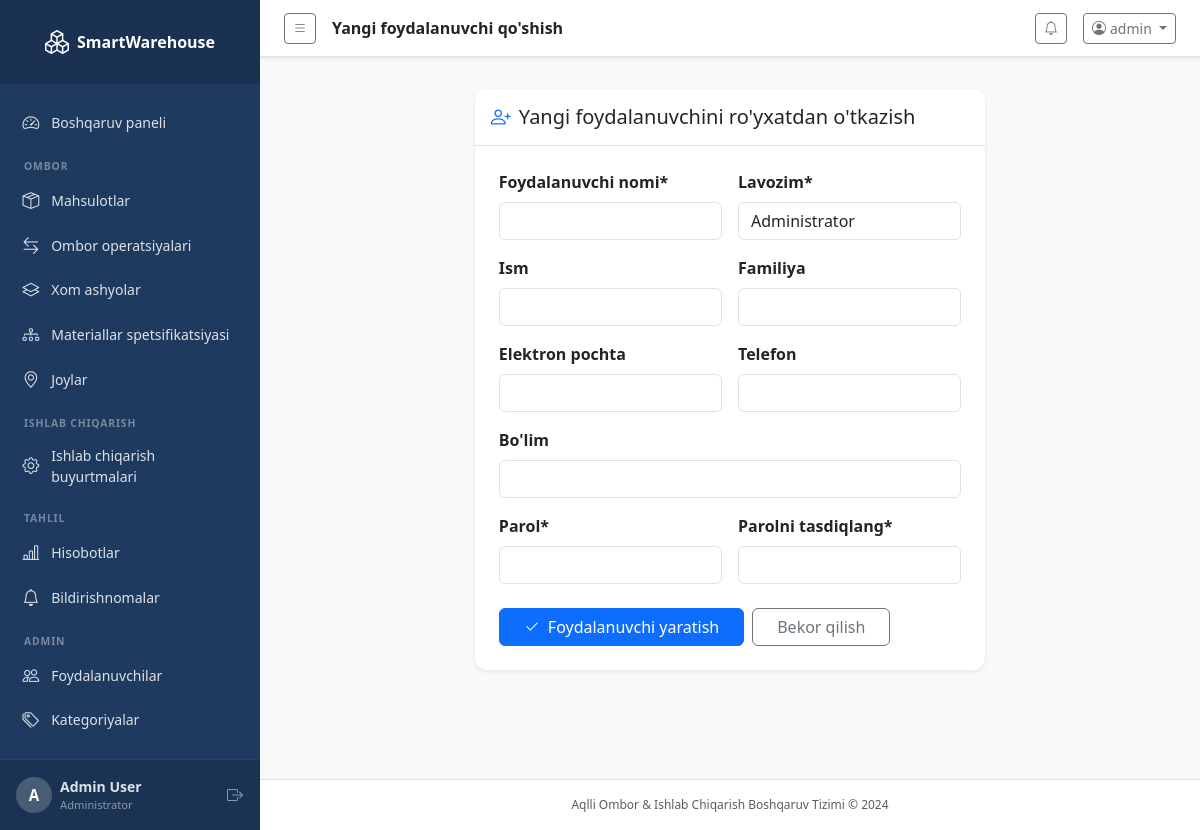
The app's page /accounts/register/ (signed in) with its own data.
### accounts/models.py (models this page shows, shortened)
class CustomUser(AbstractUser):
    ROLE_CHOICES = [
        ('admin', 'Administrator'),
        ('warehouse_manager', 'Ombor boshqaruvchisi'),
        ('production_manager', 'Ishlab chiqarish boshqaruvchisi'),
        ('worker', 'Ishchi'),
    ]
    role = models.CharField(max_length=30, choices=ROLE_CHOICES, default='worker')
    phone = models.CharField(max_length=20, blank=True)
    department = models.CharField(max_length=100, blank=True)
    is_active = models.BooleanField(default=True)
    @property
    def is_admin(self):
        return self.role == 'admin' or self.is_superuser

### accounts/views.py (the view)
# urls.py: path('register/', views.register_view, name='register'),
@login_required
@admin_required
def register_view(request):
    form = RegisterForm(request.POST or None)
    if request.method == 'POST' and form.is_valid():
        user = form.save()
        messages.success(request, f'Foydalanuvchi {user.username} muvaffaqiyatli yaratildi.')
        return redirect('accounts:users')
    return render(request, 'accounts/register.html', {'form': form})

### accounts/forms.py
class RegisterForm(UserCreationForm):
    email = forms.EmailField(
        required=True,
        widget=forms.EmailInput(attrs={'class': 'form-control'})
    )
    first_name = forms.CharField(
        widget=forms.TextInput(attrs={'class': 'form-control'})
    )
    last_name = forms.CharField(
        widget=forms.TextInput(attrs={'class': 'form-control'})
    )
    role = forms.ChoiceField(
        choices=CustomUser.ROLE_CHOICES,
        widget=forms.Select(attrs={'class': 'form-control'})
    )
    phone = forms.CharField(
        required=False,
        widget=forms.TextInput(attrs={'class': 'form-control'})
    )
    department = forms.CharField(
        required=False,
        widget=forms.TextInput(attrs={'class': 'form-control'})
    )
    class Meta:
        model = CustomUser
        fields = ('username', 'first_name', 'last_name', 'email', 'role', 'phone', 'department', 'password1', 'password2')
    def __init__(self, *args, **kwargs):
        super().__init__(*args, **kwargs)
        for field_name in ['username', 'password1', 'password2']:
            self.fields[field_name].widget.attrs['class'] = 'form-control'

### dashboard/context_processors.py (called while the page is built)
def notifications_processor(request):
    if request.user.is_authenticated:
        unread_notifications = Notification.objects.filter(is_read=False).order_by('-created_at')[:10]
        unread_count = Notification.objects.filter(is_read=False).count()
        return {
            'unread_notifications': unread_notifications,
            'unread_count': unread_count,
        }
    return {}

### templates/accounts/register.html (shortened to what this page needs)
{% extends 'base.html' %}
{% block page_title %}Yangi foydalanuvchi qo'shish{% endblock %}
{% block content %}
<div class="row justify-content-center mt-3">
  <div class="col-lg-7">
    <div class="card border-0 shadow-sm">
      <div class="card-header bg-white border-bottom py-3">
        <h5 class="mb-0"><i class="bi bi-person-plus me-2 text-primary"></i>Yangi foydalanuvchini ro'yxatdan o'tkazish</h5>
      </div>
      <div class="card-body p-4">
        <form method="post">
          <div class="row g-3">
            <div class="col-md-6">
              <label class="form-label fw-semibold">Foydalanuvchi nomi*</label>
              {{ form.username }}
            </div>
            <div class="col-md-6">
              <label class="form-label fw-semibold">Lavozim*</label>
              {{ form.role }}
            </div>
            <div class="col-md-6">
              <label class="form-label fw-semibold">Ism</label>
              {{ form.first_name }}
            </div>
            <div class="col-md-6">
              <label class="form-label fw-semibold">Familiya</label>
              {{ form.last_name }}
            </div>
            <div class="col-md-6">
              <label class="form-label fw-semibold">Elektron pochta</label>
              {{ form.email }}
            </div>
            <div class="col-md-6">
              <label class="form-label fw-semibold">Telefon</label>
              {{ form.phone }}
            </div>
            <div class="col-12">
              <label class="form-label fw-semibold">Bo'lim</label>
              {{ form.department }}
            </div>
            <div class="col-md-6">
              <label class="form-label fw-semibold">Parol*</label>
              {{ form.password1 }}
            </div>
            <div class="col-md-6">
              <label class="form-label fw-semibold">Parolni tasdiqlang*</label>
              {{ form.password2 }}
            </div>
          </div>
          <div class="d-flex gap-2 mt-4">
            <button type="submit" class="btn btn-primary px-4">
              <i class="bi bi-check2 me-2"></i>Foydalanuvchi yaratish
            </button>
            <a href="{% url 'accounts:users' %}" class="btn btn-outline-secondary px-4">Bekor qilish</a>
          </div>
        </form>
      </div>
    </div>
  </div>
</div>
{% endblock %}

### templates/base.html (shortened to what this page needs)
<!DOCTYPE html>
<html lang="en">
<head>
  <link href="https://cdn.jsdelivr.net/npm/bootstrap@5.3.3/dist/css/bootstrap.min.css" rel="stylesheet">
  <link href="https://cdn.jsdelivr.net/npm/bootstrap-icons@1.11.3/font/bootstrap-icons.min.css" rel="stylesheet">
  <link href="/static/css/custom.css" rel="stylesheet">
</head>
<body class="bg-light">
{% if user.is_authenticated %}
<div class="d-flex" id="wrapper">
  <nav id="sidebar" class="sidebar d-flex flex-column flex-shrink-0 p-0">
    <a href="{% url 'dashboard:index' %}" class="sidebar-brand d-flex align-items-center justify-content-center py-4 px-3 text-decoration-none">
      <i class="bi bi-boxes me-2 fs-4"></i>
      <span class="fs-6 fw-bold">SmartWarehouse</span>
    </a>
    <hr class="sidebar-divider mx-3 my-0">
    <ul class="nav flex-column px-2 py-3 flex-grow-1">
      <li class="nav-item">
        <a class="nav-link sidebar-link {% if request.resolver_match.app_name == 'dashboard' and request.resolver_match.url_name == 'index' %}active{% endif %}"
           href="{% url 'dashboard:index' %}">
          <i class="bi bi-speedometer2"></i><span>Boshqaruv paneli</span>
        </a>
      </li>
      <li class="sidebar-section-label">OMBOR</li>
      <li class="nav-item">
        <a class="nav-link sidebar-link {% if request.resolver_match.app_name == 'inventory' and 'product' in request.resolver_match.url_name %}active{% endif %}"
           href="{% url 'inventory:product_list' %}">
          <i class="bi bi-box-seam"></i><span>Mahsulotlar</span>
        </a>
      </li>
      <li class="nav-item">
        <a class="nav-link sidebar-link {% if request.resolver_match.app_name == 'inventory' and 'transaction' in request.resolver_match.url_name %}active{% endif %}"
           href="{% url 'inventory:transaction_list' %}">
          <i class="bi bi-arrow-left-right"></i><span>Ombor operatsiyalari</span>
        </a>
      </li>
      <li class="nav-item">
        <a class="nav-link sidebar-link {% if request.resolver_match.app_name == 'inventory' and 'raw_material' in request.resolver_match.url_name %}active{% endif %}"
           href="{% url 'inventory:raw_material_list' %}">
          <i class="bi bi-layers"></i><span>Xom ashyolar</span>
        </a>
      </li>
      <li class="nav-item">
        <a class="nav-link sidebar-link {% if request.resolver_match.app_name == 'inventory' and 'bom' in request.resolver_match.url_name %}active{% endif %}"
           href="{% url 'inventory:bom_list' %}">
          <i class="bi bi-diagram-3"></i><span>Materiallar spetsifikatsiyasi</span>
        </a>
      </li>
      <li class="nav-item">
        <a class="nav-link sidebar-link {% if request.resolver_match.app_name == 'inventory' and 'location' in request.resolver_match.url_name %}active{% endif %}"
           href="{% url 'inventory:location_list' %}">
          <i class="bi bi-geo-alt"></i><span>Joylar</span>
        </a>
      </li>
      <li class="sidebar-section-label">ISHLAB CHIQARISH</li>
      <li class="nav-item">
        <a class="nav-link sidebar-link {% if request.resolver_match.app_name == 'production' %}active{% endif %}"
           href="{% url 'production:order_list' %}">
          <i class="bi bi-gear"></i><span>Ishlab chiqarish buyurtmalari</span>
        </a>
      </li>
      <li class="sidebar-section-label">TAHLIL</li>
      <li class="nav-item">
        <a class="nav-link sidebar-link {% if request.resolver_match.app_name == 'reports' %}active{% endif %}"
           href="{% url 'reports:index' %}">
          <i class="bi bi-bar-chart-line"></i><span>Hisobotlar</span>
        </a>
      </li>
      <li class="nav-item">
        <a class="nav-link sidebar-link {% if request.resolver_match.app_name == 'dashboard' and request.resolver_match.url_name == 'notifications' %}active{% endif %}"
           href="{% url 'dashboard:notifications' %}">
          <i class="bi bi-bell"></i><span>Bildirishnomalar</span>
        </a>
      </li>
      {% if user.is_admin %}
      <li class="sidebar-section-label">ADMIN</li>
      <li class="nav-item">
        <a class="nav-link sidebar-link {% if request.resolver_match.app_name == 'accounts' and 'user' in request.resolver_match.url_name %}active{% endif %}"
           href="{% url 'accounts:users' %}">
          <i class="bi bi-people"></i><span>Foydalanuvchilar</span>
        </a>
      </li>
      <li class="nav-item">
        <a class="nav-link sidebar-link" href="{% url 'inventory:category_list' %}">
          <i class="bi bi-tags"></i><span>Kategoriyalar</span>
        </a>
      </li>
      {% endif %}
    </ul>
    <div class="sidebar-footer px-3 py-3">
      <div class="d-flex align-items-center gap-2">
        <div class="avatar-circle">{{ user.username|first|upper }}</div>
        <div class="flex-grow-1 overflow-hidden">
          <div class="fw-semibold text-truncate small">{{ user.get_full_name|default:user.username }}</div>
          <div class="text-muted" style="font-size:0.7rem">{{ user.get_role_display }}</div>
        </div>
        <form method="post" action="{% url 'accounts:logout' %}" class="d-inline">{% csrf_token %}<button type="submit" class="btn btn-link text-muted p-0" title="Chiqish"><i class="bi bi-box-arrow-right"></i></button></form>
      </div>
    </div>
  </nav>
  <div id="page-content-wrapper" class="flex-grow-1 d-flex flex-column min-vh-100">
    <nav class="navbar navbar-expand navbar-light bg-white border-bottom px-4 py-2 sticky-top shadow-sm">
      <button class="btn btn-sm btn-outline-secondary me-3" id="sidebarToggle">
        <i class="bi bi-list"></i>
      </button>
      <span class="navbar-text fw-semibold text-dark">{% block page_title %}{% endblock %}</span>
      <div class="ms-auto d-flex align-items-center gap-3">
        <div class="dropdown">
          <a class="btn btn-sm btn-outline-secondary position-relative" data-bs-toggle="dropdown" href="#">
            <i class="bi bi-bell"></i>
          </a>
        </div>
        <div class="dropdown">
          <a class="btn btn-sm btn-outline-secondary dropdown-toggle" data-bs-toggle="dropdown" href="#">
            <i class="bi bi-person-circle me-1"></i>{{ user.username }}
          </a>
        </div>
      </div>
    </nav>
    <div class="px-4 pt-3">
    </div>
    <main class="flex-grow-1 px-4 pb-4">
{% endif %}
{% block content %}{% endblock %}
{% if user.is_authenticated %}
    </main>
    <footer class="text-center text-muted py-3 border-top bg-white" style="font-size:0.75rem">
      Aqlli Ombor &amp; Ishlab Chiqarish Boshqaruv Tizimi &copy; 2024
    </footer>
  </div>
</div>
{% endif %}
</body>
</html>

### static/css/custom.css (style rules this page uses)
:root { --sidebar-width: 260px; --sidebar-bg: #1e3a5f; --sidebar-text: rgba(255,255,255,0.85); --sidebar-active: rgba(255,255,255,0.12); --accent: #0d6efd; }
#sidebar { width: var(--sidebar-width); min-width: var(--sidebar-width); background: var(--sidebar-bg); color: var(--sidebar-text); transition: width 0.25s ease; overflow: hidden; }
.sidebar-brand { color: #fff !important; font-size: 1rem; background: rgba(0,0,0,0.15); min-height: 64px; }
.sidebar-brand i { font-size: 1.5rem; }
.sidebar-link { color: var(--sidebar-text); border-radius: 8px; padding: 0.55rem 0.9rem; display: flex; align-items: center; gap: 0.75rem; font-size: 0.875rem; transition: background 0.15s, color 0.15s; margin-bottom: 2px; }
.sidebar-link i { font-size: 1.05rem; flex-shrink: 0; }
.sidebar-section-label { font-size: 0.65rem; font-weight: 700; letter-spacing: 0.08em; text-transform: uppercase; color: rgba(255,255,255,0.4); padding: 0.6rem 1rem 0.25rem; margin-top: 0.25rem; }
hr.sidebar-divider { border-color: rgba(255,255,255,0.1); }
.sidebar-footer { background: rgba(0,0,0,0.12); border-top: 1px solid rgba(255,255,255,0.08); }
.sidebar-footer .text-muted { color: rgba(255,255,255,0.5) !important; }
#page-content-wrapper { min-width: 0; background: #f8f9fb; }
.avatar-circle { width: 36px; height: 36px; border-radius: 50%; background: rgba(255,255,255,0.2); color: #fff; display: flex; align-items: center; justify-content: center; font-weight: 700; font-size: 0.95rem; flex-shrink: 0; }
.text-primary { color: #0d6efd !important; }
.card { border-radius: 12px; }
.card-header { border-radius: 12px 12px 0 0 !important; }

### records on screen
CustomUser: username|first "A", get_full_name "Admin User", role "Administrator", username "admin"
